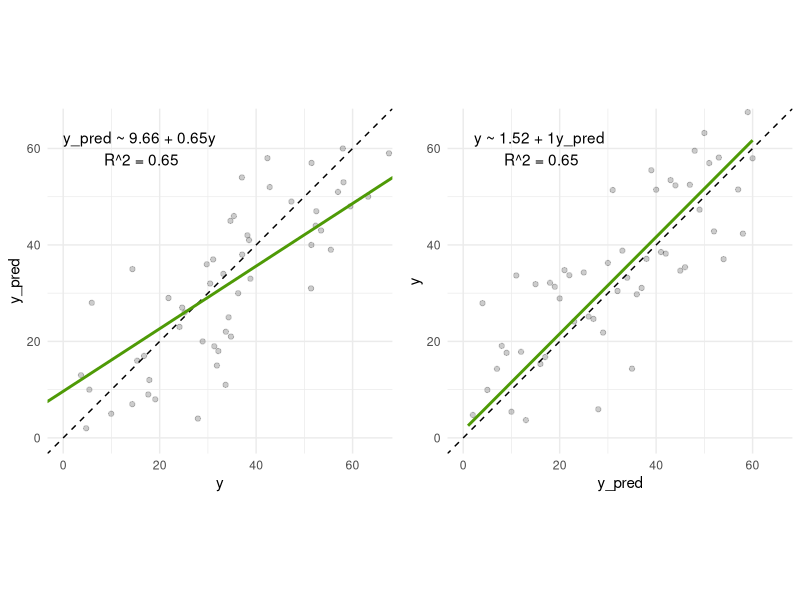
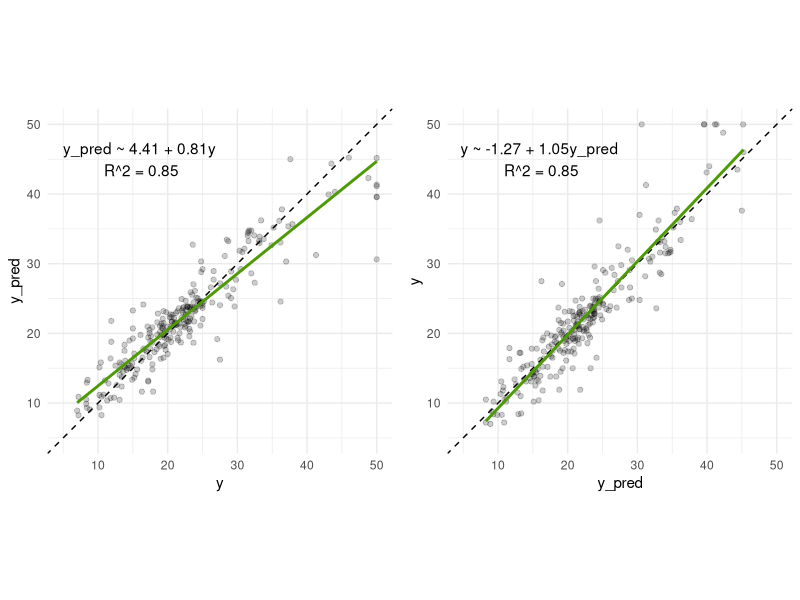

Source code (R) for these figures, in order:
## ---- chunk 1
my_theme <- function(plot, fit, x, y, low = 0, high = 65) {
  b0 <- round(coef(fit)[1], 2)
  b1 <- round(coef(fit)[2], 2)
  r2 <- round(summary(fit)$r.squared, 2)
  plot +
    geom_point(alpha = 0.2) +
    geom_abline(slope = 1, linetype = 2) +
    coord_equal(xlim = c(low, high), ylim = c(low, high)) +
    geom_smooth(method = 'lm', se = F, formula = y ~ x, color = '#4e9a06') +
    theme_minimal() +
    annotate("text", x = low + (high - low)*0.25, y = high - 5, 
             label = glue::glue('{y} ~ {b0} + {b1}{x} \n R^2 = {r2}'))
}
## ---- chunk 2
library(tidyverse)

set.seed(1.618)
n_samp <- 60

sim_dats <- tibble(
  x = seq.int(n_samp),
  e = rnorm(n_samp, 0, 15),
  y = x + e,
  y_pred = x
)

fit1 <- lm(y_pred ~ y, data = sim_dats)
fit2 <- lm(y ~ y_pred, data = sim_dats)

cowplot::plot_grid(
  ggplot(sim_dats, aes(y, y_pred, label = y)) %>%
    my_theme(fit1, 'y', 'y_pred'),
  ggplot(sim_dats, aes(y_pred, y, label = y)) %>% 
    my_theme(fit2, 'y_pred', 'y')
)
## ---- chunk 3
dat <- MASS::Boston
train_idx <- sample.int(nrow(dat), nrow(dat)*0.5)
rf <- randomForest::randomForest(medv ~ . , dat, subset = train_idx)
results <- tibble(y = dat[-train_idx, 'medv'],
                  y_pred = predict(rf, newdata = dat[-train_idx, ]))
## ---- chunk 4
fit1 <- lm(y_pred ~ y, data = results)
fit2 <- lm(y ~ y_pred, data = results)

cowplot::plot_grid(
  ggplot(results, aes(y, y_pred, label = y)) %>%
    my_theme(fit1, 'y', 'y_pred', 5, 50),
  ggplot(results, aes(y_pred, y, label = y)) %>% 
    my_theme(fit2, 'y_pred', 'y', 5, 50)
)
